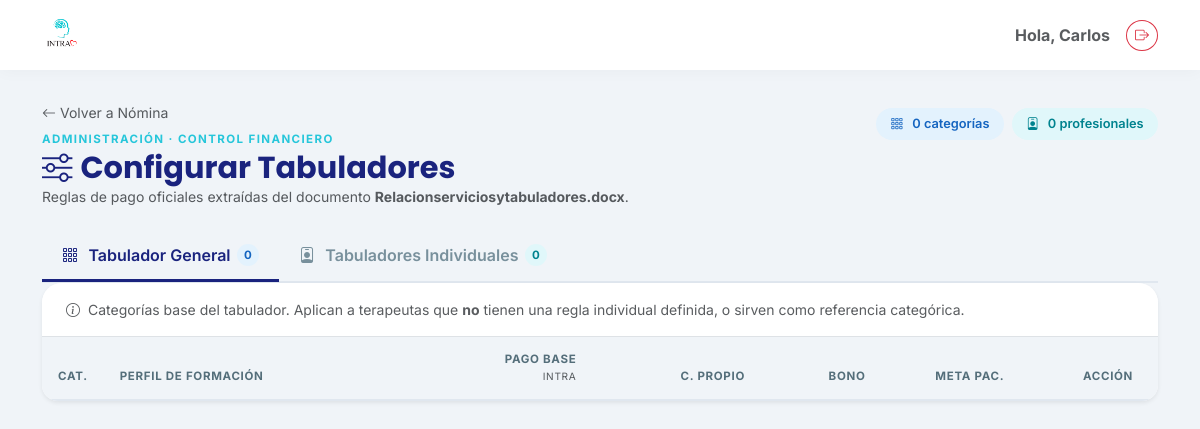
Before: /nomina/tabuladores/ (signed in) with the older database file.
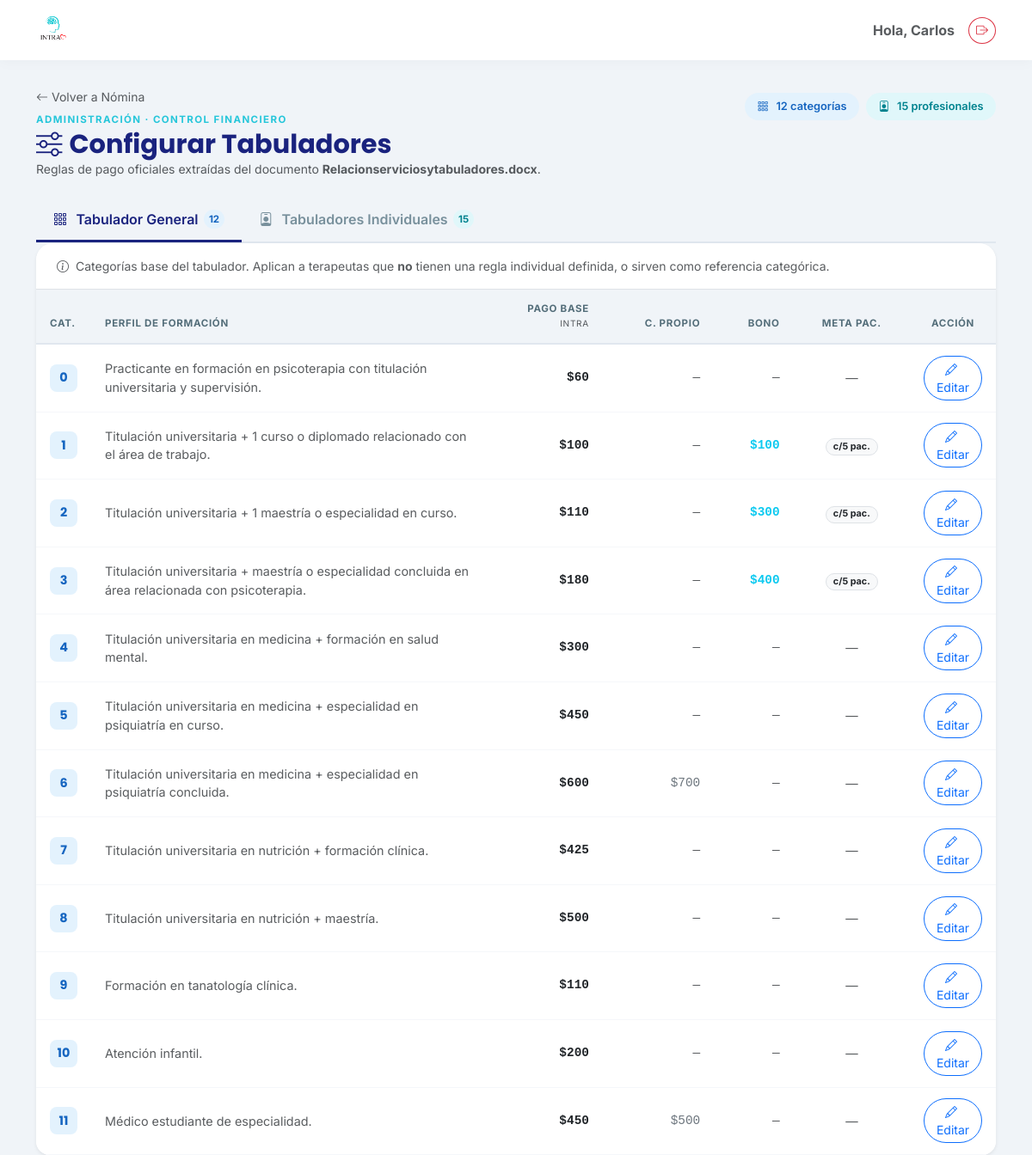
After: the same page with the newer database file.
### clinica/models.py (models this page shows, shortened)
class TabuladorGeneral(models.Model):
    numero = models.IntegerField(unique=True, help_text="Número de categoría (0 al 11).")
    descripcion = models.TextField(help_text="Perfil de formación que corresponde a esta categoría.")
    pago_base = models.DecimalField(max_digits=8, decimal_places=2,
                                    help_text="Monto fijo por sesión en consultorio INTRA.")
    pago_consultorio_propio = models.DecimalField(
        max_digits=8, decimal_places=2, null=True, blank=True,
        help_text="Monto alternativo si la sesión es en consultorio del terapeuta (cats. 6 y 11)."
    )
    bono_monto = models.DecimalField(max_digits=8, decimal_places=2, null=True, blank=True,
                                     help_text="Monto del bono al alcanzar el umbral de pacientes.")
    bono_umbral_pacientes = models.IntegerField(
        null=True, blank=True,
        help_text="Número de pacientes semanales necesarios para activar el bono (repetible)."
    )
    class Meta:
        verbose_name = "Tabulador General"
        verbose_name_plural = "Tabulador General"
        ordering = ['numero']

### clinica/views.py (the view)
# urls.py: path('nomina/tabuladores/', clinica_views.tabuladores_config, name='tabuladores_config'),
@login_required
def tabuladores_config(request):
    if not request.user.is_staff:
        return redirect('home')
    from .models import TabuladorGeneral, ReglaTerapeuta
    categorias = TabuladorGeneral.objects.order_by('numero')
    reglas = (
        ReglaTerapeuta.objects
        .select_related('terapeuta', 'tabulador_base')
        .order_by('terapeuta__nombre')
    )
    return render(request, 'clinica/tabuladores_config.html', {
        'categorias': categorias,
        'reglas': reglas,
    })

### clinica/templates/clinica/tabuladores_config.html (shortened to what this page needs)
{% extends 'clinica/base.html' %}
{% block content %}
<div class="d-flex flex-wrap justify-content-between align-items-start gap-3 mb-4">
    <div>
        <a href="{% url 'nomina_lista' %}"
           class="text-decoration-none text-muted small d-inline-flex align-items-center gap-1 mb-2">
            <i class="bi bi-arrow-left"></i> Volver a Nómina
        </a>
        <p class="nom-eyebrow">Administración · Control Financiero</p>
        <h2 class="nom-title"><i class="bi bi-sliders me-2"></i>Configurar Tabuladores</h2>
        <p class="text-muted small mb-0">
            Reglas de pago oficiales extraídas del documento
            <strong>Relacionserviciosytabuladores.docx</strong>.
        </p>
    </div>
    <div class="d-flex align-items-center gap-2 mt-2">
        <span class="badge-resumen">
            <i class="bi bi-grid-3x3-gap me-1"></i>{{ categorias|length }} categorías
        </span>
        <span class="badge-resumen badge-resumen--teal">
            <i class="bi bi-person-badge me-1"></i>{{ reglas|length }} profesionales
        </span>
    </div>
</div>
<ul class="nav nav-tabs tab-nomina mb-0" id="tabsTabulador" role="tablist">
    <li class="nav-item" role="presentation">
        <button class="nav-link active fw-semibold" id="tab-general-btn"
                data-bs-toggle="tab" data-bs-target="#tabGeneral"
                type="button" role="tab">
            <i class="bi bi-grid-3x3-gap me-1"></i>Tabulador General
            <span class="tab-count">{{ categorias|length }}</span>
        </button>
    </li>
    <li class="nav-item" role="presentation">
        <button class="nav-link fw-semibold" id="tab-individual-btn"
                data-bs-toggle="tab" data-bs-target="#tabIndividual"
                type="button" role="tab">
            <i class="bi bi-person-badge me-1"></i>Tabuladores Individuales
            <span class="tab-count tab-count--teal">{{ reglas|length }}</span>
        </button>
    </li>
</ul>
<div class="tab-content" id="tabsTabuladorContent">
    <div class="tab-pane fade show active" id="tabGeneral" role="tabpanel">
        <div class="card shadow-sm border-0 rounded-bottom-4 overflow-hidden">
            <div class="card-header bg-white border-bottom px-4 py-3">
                <p class="text-muted small mb-0">
                    <i class="bi bi-info-circle me-1"></i>
                    Categorías base del tabulador. Aplican a terapeutas que <strong>no</strong> tienen
                    una regla individual definida, o sirven como referencia categórica.
                </p>
            </div>
            <div class="card-body p-0">
                <div class="table-responsive">
                    <table class="table table-hover align-middle mb-0 tabla-tabulador">
                        <thead>
                            <tr>
                                <th style="width:56px">Cat.</th>
                                <th>Perfil de formación</th>
                                <th class="text-end">Pago Base<br><small class="fw-normal text-muted">INTRA</small></th>
                                <th class="text-end">C. Propio</th>
                                <th class="text-end">Bono</th>
                                <th class="text-center">Meta pac.</th>
                                <th class="text-center" style="width:100px">Acción</th>
                            </tr>
                        </thead>
                        <tbody>
                            {% for cat in categorias %}
                            <tr>
                                <td class="text-center">
                                    <span class="cat-badge">{{ cat.numero }}</span>
                                </td>
                                <td class="text-muted small" style="max-width:340px">
                                    {{ cat.descripcion }}
                                </td>
                                <td class="text-end font-monospace fw-bold text-dark">
                                    ${{ cat.pago_base|floatformat:0 }}
                                </td>
                                <td class="text-end font-monospace text-secondary">
                                    {% if cat.pago_consultorio_propio %}
                                        ${{ cat.pago_consultorio_propio|floatformat:0 }}
                                    {% else %}
                                        <span class="text-muted">—</span>
                                    {% endif %}
                                </td>
                                <td class="text-end font-monospace">
                                    {% if cat.bono_monto %}
                                        <span class="text-info fw-semibold">${{ cat.bono_monto|floatformat:0 }}</span>
                                    {% else %}
                                        <span class="text-muted">—</span>
                                    {% endif %}
                                </td>
                                <td class="text-center">
                                    {% if cat.bono_umbral_pacientes %}
                                        <span class="badge bg-light text-dark border rounded-pill px-2">
                                            c/{{ cat.bono_umbral_pacientes }} pac.
                                        </span>
                                    {% else %}
                                        <span class="text-muted">—</span>
                                    {% endif %}
                                </td>
                                <td class="text-center">
                                    <button type="button"
                                        class="btn btn-sm btn-outline-primary rounded-pill btn-editar-cat"
                                        data-id="{{ cat.id }}"
                                        data-numero="{{ cat.numero }}"
                                        data-descripcion="{{ cat.descripcion|escapejs }}"
                                        data-pago_base="{{ cat.pago_base }}"
                                        data-pago_consultorio_propio="{{ cat.pago_consultorio_propio|default:'' }}"
                                        data-bono_monto="{{ cat.bono_monto|default:'' }}"
                                        data-bono_umbral_pacientes="{{ cat.bono_umbral_pacientes|default:'' }}"
                                        data-url="{% url 'tabuladores_editar_categoria' cat.id %}"
                                        data-bs-toggle="modal" data-bs-target="#modalCategoria">
                                        <i class="bi bi-pencil me-1"></i>Editar
                                    </button>
                                </td>
                            </tr>
                            {% endfor %}
                        </tbody>
                    </table>
                </div>
            </div>
        </div>
    </div>
</div>
{% endblock %}

### clinica/templates/clinica/base.html (shortened to what this page needs)
{% load static %}
<!DOCTYPE html>
<html lang="es">
<head>
    <link href="https://cdn.jsdelivr.net/npm/bootstrap@5.3.0/dist/css/bootstrap.min.css" rel="stylesheet">
    <link rel="stylesheet" href="https://cdn.jsdelivr.net/npm/bootstrap-icons@1.10.5/font/bootstrap-icons.css">
</head>
<body>
    <nav class="navbar navbar-expand-lg fixed-top">
        <div class="container">
            <a class="navbar-brand d-flex align-items-center" href="{% url 'home' %}">
               <img src="{% static 'clinica/images/logo.png' %}" alt="Logo INTRA" class="me-2">
            </a>
            <div class="d-flex align-items-center">
                <span class="me-3 text-muted fw-bold d-none d-md-block">
                    Hola, {{ user.username|title }}
                </span>
                <form action="{% url 'logout' %}" method="post">
                    <button type="submit" class="btn btn-outline-danger btn-sm rounded-circle" title="Cerrar Sesión">
                        <i class="bi bi-box-arrow-right"></i>
                    </button>
                </form>
            </div>
        </div>
    </nav>
    <div class="container" style="margin-top: 100px;">
        {% block content %}
        {% endblock %}
    </div>
</body>
<link href="https://cdn.jsdelivr.net/npm/select2@4.1.0-rc.0/dist/css/select2.min.css" rel="stylesheet" />
<link rel="stylesheet" href="https://cdn.jsdelivr.net/npm/select2-bootstrap-5-theme@1.3.0/dist/select2-bootstrap-5-theme.min.css" />
</html>

### clinica/templates/clinica/base.html (style rules this page uses)
:root { --intra-primary: #26C6DA; --intra-secondary: #EF5350; --intra-dark: #37474F; --intra-light: #F0F4F8; --intra-white: #FFFFFF; }
body { background-color: var(--intra-light); font-family: 'Inter', sans-serif; color: var(--intra-dark); }
h1, h2, h3, h4, h5, .navbar-brand { font-family: 'Poppins', sans-serif; }
.card { border: none; border-radius: 20px; box-shadow: 0 10px 30px rgba(0,0,0,0.05); }
.navbar { background-color: var(--intra-white); box-shadow: 0 2px 15px rgba(0,0,0,0.03); padding-top: 10px; padding-bottom: 10px; }
.navbar-brand img { height: 40px; width: auto; }

### clinica/templates/clinica/tabuladores_config.html (style rules this page uses)
.nom-eyebrow { font-size: 0.72rem; font-weight: 700; letter-spacing: 0.12em; text-transform: uppercase; color: #26C6DA; margin-bottom: 0.1rem; }
.nom-title { font-family: 'Poppins', sans-serif; font-weight: 700; color: #1A237E; font-size: 1.9rem; margin-bottom: 0; }
.badge-resumen { display: inline-flex; align-items: center; gap: 0.3rem; padding: 0.4rem 0.9rem; border-radius: 50px; background: #E3F2FD; color: #1565C0; font-size: 0.8rem; font-weight: 600; }
.badge-resumen--teal { background: #E0F7FA; color: #00838F; }
.tab-nomina { border-bottom: 2px solid #E0E7EF; }
.tab-nomina .nav-link { color: #78909C; border: none; border-radius: 0; padding: 0.75rem 1.25rem; border-bottom: 3px solid transparent; transition: all 0.2s; display: flex; align-items: center; gap: 0.4rem; }
.tab-nomina .nav-link.active { color: #1A237E; border-bottom-color: #1A237E; background: transparent; font-weight: 700; }
.tab-count { display: inline-flex; align-items: center; justify-content: center; min-width: 22px; height: 22px; padding: 0 6px; border-radius: 50px; font-size: 0.72rem; font-weight: 700; background: #E3F2FD; color: #1565C0; }
.tab-count--teal { background: #E0F7FA; color: #00838F; }
.tabla-tabulador thead th { background: #F0F4F8; color: #546E7A; font-size: 0.72rem; font-weight: 700; letter-spacing: 0.06em; text-transform: uppercase; border-bottom: 2px solid #E0E7EF; padding: 0.85rem 1rem; white-space: nowrap; }
.tabla-tabulador tbody td { padding: 0.8rem 1rem; border-bottom: 1px solid #F5F7FA; vertical-align: middle; font-size: 0.9rem; }
.cat-badge { display: inline-flex; align-items: center; justify-content: center; width: 32px; height: 32px; border-radius: 8px; background: #E3F2FD; color: #1565C0; font-family: 'Poppins', sans-serif; font-weight: 700; font-size: 0.9rem; }

Changed rows visible on the page:
added TabuladorGeneral: numero "0", descripcion "Practicante en formación en psicoterapia con titulación universitaria y supervisión.", pago_base "60"
added TabuladorGeneral: numero "1", descripcion "Titulación universitaria + 1 curso o diplomado relacionado con el área de trabajo.", pago_base "100", bono_monto "100", bono_umbral_pacientes "5"
added TabuladorGeneral: numero "2", descripcion "Titulación universitaria + 1 maestría o especialidad en curso.", pago_base "110", bono_monto "300", bono_umbral_pacientes "5"
added TabuladorGeneral: numero "3", descripcion "Titulación universitaria + maestría o especialidad concluida en área relacionada con psicoterapia.", pago_base "180", bono_monto "400", bono_umbral_pacientes "5"
added TabuladorGeneral: numero "4", descripcion "Titulación universitaria en medicina + formación en salud mental.", pago_base "300"
added TabuladorGeneral: numero "5", descripcion "Titulación universitaria en medicina + especialidad en psiquiatría en curso.", pago_base "450"
added TabuladorGeneral: numero "6", descripcion "Titulación universitaria en medicina + especialidad en psiquiatría concluida.", pago_base "600", pago_consultorio_propio "700"
added TabuladorGeneral: numero "7", descripcion "Titulación universitaria en nutrición + formación clínica.", pago_base "425"
added TabuladorGeneral: numero "8", descripcion "Titulación universitaria en nutrición + maestría.", pago_base "500"
added TabuladorGeneral: numero "9", descripcion "Formación en tanatología clínica.", pago_base "110"
added TabuladorGeneral: numero "10", descripcion "Atención infantil.", pago_base "200"
added TabuladorGeneral: numero "11", descripcion "Médico estudiante de especialidad.", pago_base "450", pago_consultorio_propio "500"
Other visible differences:
{{ categorias|length }}: "0" → "12"
{{ reglas|length }}: "0" → "15"
